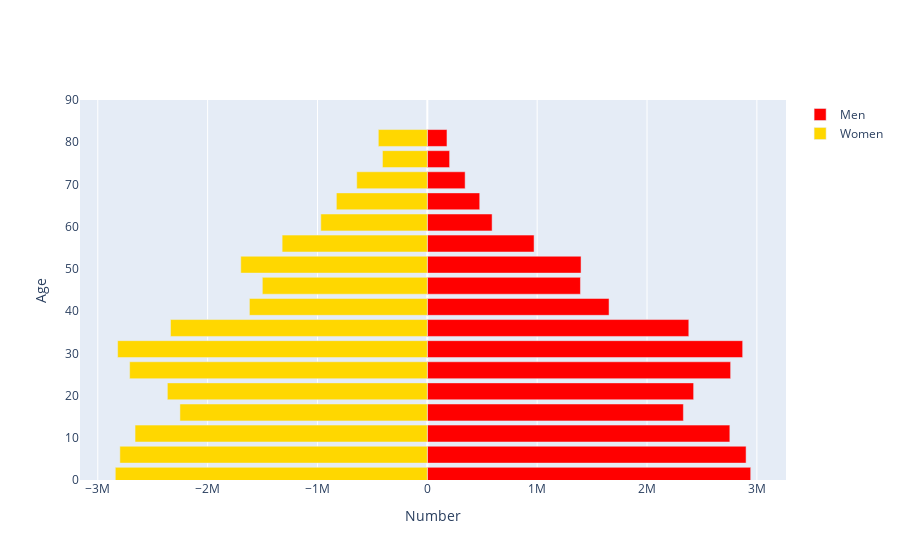

Notebook code for this chart:
### Code cell
import plotly.offline as py
import plotly.graph_objs as go
import pandas as pd
import numpy as np

py.init_notebook_mode(connected=True)

layout = go.Layout(barmode='overlay',
                   yaxis=go.layout.YAxis(range=[0, 90], title='Age'),
                   xaxis=go.layout.XAxis(title='Number'))

year = 2020

bins = [go.Bar(x = df.loc[str(year),:].filter(regex="Male").values,
               y = [int(s[:2])+1 for s in age_ranges],
               orientation='h',
               name='Men',
               marker=dict(color='red'),
               hoverinfo='skip'
               ),

        go.Bar(x = -df.loc[str(year),:].filter(regex="Female").values,
               y=[int(s[:2])+1 for s in age_ranges],
               orientation='h',
               name='Women',
               marker=dict(color = 'gold'),
               hoverinfo='skip',
               )
        ]
py.iplot(dict(data=bins, layout=layout))

fig_population_growth = go.Figure(data=[trace_population_growth], layout=layout_population_growth)

### Figure 1 — Plotly figure (JSON) as saved in the notebook; plotly's stock layout.template omitted (floating-point values rounded to 4 significant figures)
{"data": [{"hoverinfo": "skip", "marker": {"color": "red"}, "name": "Men", "orientation": "h", "type": "bar", "x": [2943869, 2901931, 2753974, 2331167, 2424376, 2761160, 2870783, 2380385, 1654462, 1394163, 1399527, 971913, 589805, 477104, 344200, 203018, 178949], "y": [1, 6, 11, 16, 21, 26, 31, 36, 41, 46, 51, 56, 61, 66, 71, 76, 81]}, {"hoverinfo": "skip", "marker": {"color": "gold"}, "name": "Women", "orientation": "h", "type": "bar", "x": [-2840382, -2798835, -2660490, -2252086, -2366586, -2709949, -2819281, -2337648, -1619533, -1501805, -1698176, -1321598, -969617, -828009, -642663, -408430, -446059], "y": [1, 6, 11, 16, 21, 26, 31, 36, 41, 46, 51, 56, 61, 66, 71, 76, 81]}], "layout": {"autosize": true, "barmode": "overlay", "xaxis": {"autorange": true, "range": [-3162000.0, 3265000.0], "title": {"text": "Number"}, "type": "linear"}, "yaxis": {"range": [0, 90], "title": {"text": "Age"}, "type": "linear"}}}
